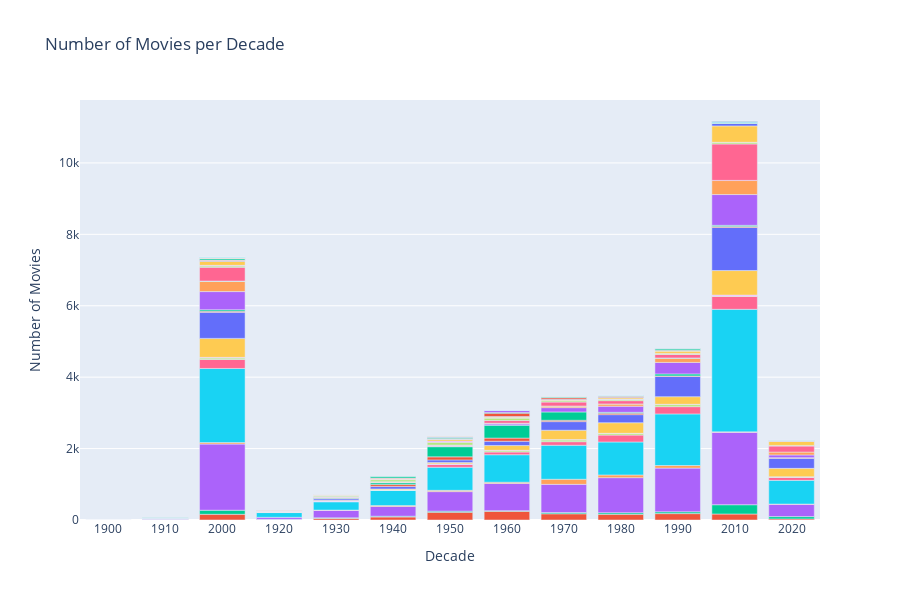

Notebook code cell kept with this figure:
### Code cell
fig = px.bar(movies_per_decade, x='decade', y='count', color='genre', labels={'count': 'Number of Movies'},title='Number of Movies by decade')
fig.update_layout(xaxis_title='Decade', yaxis_title='Number of Movies', xaxis=dict(type='category'),  # Use categorical x-axis for decades
showlegend=False, height=600)
fig.show()

### Figure 1 — Plotly figure (JSON) as saved in the notebook; plotly's stock layout.template omitted (floating-point values rounded to 4 significant figures)
{"data": [{"alignmentgroup": "True", "hovertemplate": "genre=Short Movie<br>decade=%{x}<br>Number of Movies=%{y}<extra></extra>", "legendgroup": "Short Movie", "marker": {"color": "#636efa", "pattern": {"shape": ""}}, "name": "Short Movie", "offsetgroup": "Short Movie", "orientation": "v", "showlegend": true, "textposition": "auto", "type": "bar", "x": [1900, 1910, 2000], "xaxis": "x", "y": [1, 3, 1], "yaxis": "y"}, {"alignmentgroup": "True", "hovertemplate": "genre=Adventure<br>decade=%{x}<br>Number of Movies=%{y}<extra></extra>", "legendgroup": "Adventure", "marker": {"color": "#EF553B", "pattern": {"shape": ""}}, "name": "Adventure", "offsetgroup": "Adventure", "orientation": "v", "showlegend": true, "textposition": "auto", "type": "bar", "x": [1910, 1920, 1930, 1940, 1950, 1960, 1970, 1980, 1990, 2000, 2010, 2020], "xaxis": "x", "y": [11, 16, 47, 85, 216, 242, 174, 159, 179, 159, 168, 31], "yaxis": "y"}, {"alignmentgroup": "True", "hovertemplate": "genre=Biography<br>decade=%{x}<br>Number of Movies=%{y}<extra></extra>", "legendgroup": "Biography", "marker": {"color": "#00cc96", "pattern": {"shape": ""}}, "name": "Biography", "offsetgroup": "Biography", "orientation": "v", "showlegend": true, "textposition": "auto", "type": "bar", "x": [1910, 1920, 1930, 1940, 1950, 1960, 1970, 1980, 1990, 2000, 2010, 2020], "xaxis": "x", "y": [1, 2, 13, 21, 32, 20, 35, 45, 51, 114, 260, 64], "yaxis": "y"}, {"alignmentgroup": "True", "hovertemplate": "genre=Comedy<br>decade=%{x}<br>Number of Movies=%{y}<extra></extra>", "legendgroup": "Comedy", "marker": {"color": "#ab63fa", "pattern": {"shape": ""}}, "name": "Comedy", "offsetgroup": "Comedy", "orientation": "v", "showlegend": true, "textposition": "auto", "type": "bar", "x": [1910, 1920, 1930, 1940, 1950, 1960, 1970, 1980, 1990, 2000, 2010, 2020], "xaxis": "x", "y": [13, 57, 210, 274, 547, 761, 789, 982, 1223, 1853, 2026, 349], "yaxis": "y"}, {"alignmentgroup": "True", "hovertemplate": "genre=Crime<br>decade=%{x}<br>Number of Movies=%{y}<extra></extra>", "legendgroup": "Crime", "marker": {"color": "#FFA15A", "pattern": {"shape": ""}}, "name": "Crime", "offsetgroup": "Crime", "orientation": "v", "showlegend": true, "textposition": "auto", "type": "bar", "x": [1910, 1930, 1940, 1950, 1960, 1970, 1980, 1990, 2000, 2010, 2020], "xaxis": "x", "y": [5, 8, 24, 36, 35, 143, 76, 73, 41, 14, 2], "yaxis": "y"}, {"alignmentgroup": "True", "hovertemplate": "genre=Drama<br>decade=%{x}<br>Number of Movies=%{y}<extra></extra>", "legendgroup": "Drama", "marker": {"color": "#19d3f3", "pattern": {"shape": ""}}, "name": "Drama", "offsetgroup": "Drama", "orientation": "v", "showlegend": true, "textposition": "auto", "type": "bar", "x": [1910, 1920, 1930, 1940, 1950, 1960, 1970, 1980, 1990, 2000, 2010, 2020], "xaxis": "x", "y": [25, 134, 232, 426, 646, 770, 952, 923, 1445, 2076, 3432, 664], "yaxis": "y"}, {"alignmentgroup": "True", "hovertemplate": "genre=Fantasy<br>decade=%{x}<br>Number of Movies=%{y}<extra></extra>", "legendgroup": "Fantasy", "marker": {"color": "#FF6692", "pattern": {"shape": ""}}, "name": "Fantasy", "offsetgroup": "Fantasy", "orientation": "v", "showlegend": true, "textposition": "auto", "type": "bar", "x": [1910, 1920, 1930, 1940, 1950, 1960, 1970, 1980, 1990, 2000, 2010, 2020], "xaxis": "x", "y": [1, 5, 9, 6, 76, 76, 100, 193, 203, 251, 366, 89], "yaxis": "y"}, {"alignmentgroup": "True", "hovertemplate": "genre=Grotesque<br>decade=%{x}<br>Number of Movies=%{y}<extra></extra>", "legendgroup": "Grotesque", "marker": {"color": "#B6E880", "pattern": {"shape": ""}}, "name": "Grotesque", "offsetgroup": "Grotesque", "orientation": "v", "showlegend": true, "textposition": "auto", "type": "bar", "x": [1910, 1930, 1940, 1950, 1960, 1970, 1980, 1990, 2000, 2010, 2020], "xaxis": "x", "y": [1, 2, 1, 3, 36, 50, 44, 58, 40, 7, 2], "yaxis": "y"}, {"alignmentgroup": "True", "hovertemplate": "genre=History<br>decade=%{x}<br>Number of Movies=%{y}<extra></extra>", "legendgroup": "History", "marker": {"color": "#FF97FF", "pattern": {"shape": ""}}, "name": "History", "offsetgroup": "History", "orientation": "v", "showlegend": true, "textposition": "auto", "type": "bar", "x": [1910, 1920, 1930, 1940, 1950, 1960, 1970, 1980, 1990, 2000, 2010, 2020], "xaxis": "x", "y": [2, 2, 8, 8, 17, 12, 9, 6, 9, 20, 26, 11], "yaxis": "y"}, {"alignmentgroup": "True", "hovertemplate": "genre=Horror<br>decade=%{x}<br>Number of Movies=%{y}<extra></extra>", "legendgroup": "Horror", "marker": {"color": "#FECB52", "pattern": {"shape": ""}}, "name": "Horror", "offsetgroup": "Horror", "orientation": "v", "showlegend": true, "textposition": "auto", "type": "bar", "x": [1910, 1920, 1930, 1940, 1950, 1960, 1970, 1980, 1990, 2000, 2010, 2020], "xaxis": "x", "y": [1, 10, 21, 25, 39, 133, 262, 296, 212, 531, 687, 234], "yaxis": "y"}, {"alignmentgroup": "True", "hovertemplate": "genre=Thriller<br>decade=%{x}<br>Number of Movies=%{y}<extra></extra>", "legendgroup": "Thriller", "marker": {"color": "#636efa", "pattern": {"shape": ""}}, "name": "Thriller", "offsetgroup": "Thriller", "orientation": "v", "showlegend": true, "textposition": "auto", "type": "bar", "x": [1910, 1920, 1930, 1940, 1950, 1960, 1970, 1980, 1990, 2000, 2010, 2020], "xaxis": "x", "y": [1, 4, 44, 67, 71, 121, 241, 227, 569, 729, 1207, 286], "yaxis": "y"}, {"alignmentgroup": "True", "hovertemplate": "genre=War<br>decade=%{x}<br>Number of Movies=%{y}<extra></extra>", "legendgroup": "War", "marker": {"color": "#EF553B", "pattern": {"shape": ""}}, "name": "War", "offsetgroup": "War", "orientation": "v", "showlegend": true, "textposition": "auto", "type": "bar", "x": [1910, 1920, 1930, 1940, 1950, 1960, 1970, 1980, 1990, 2000, 2010, 2020], "xaxis": "x", "y": [1, 2, 13, 54, 85, 88, 38, 39, 14, 30, 24, 9], "yaxis": "y"}, {"alignmentgroup": "True", "hovertemplate": "genre=Western<br>decade=%{x}<br>Number of Movies=%{y}<extra></extra>", "legendgroup": "Western", "marker": {"color": "#00cc96", "pattern": {"shape": ""}}, "name": "Western", "offsetgroup": "Western", "orientation": "v", "showlegend": true, "textposition": "auto", "type": "bar", "x": [1910, 1920, 1930, 1940, 1950, 1960, 1970, 1980, 1990, 2000, 2010, 2020], "xaxis": "x", "y": [3, 4, 25, 54, 285, 359, 233, 26, 55, 43, 35, 5], "yaxis": "y"}, {"alignmentgroup": "True", "hovertemplate": "genre=Action<br>decade=%{x}<br>Number of Movies=%{y}<extra></extra>", "legendgroup": "Action", "marker": {"color": "#ab63fa", "pattern": {"shape": ""}}, "name": "Action", "offsetgroup": "Action", "orientation": "v", "showlegend": true, "textposition": "auto", "type": "bar", "x": [1920, 1930, 1940, 1950, 1960, 1970, 1980, 1990, 2000, 2010, 2020], "xaxis": "x", "y": [1, 4, 3, 15, 36, 121, 170, 322, 509, 862, 76], "yaxis": "y"}, {"alignmentgroup": "True", "hovertemplate": "genre=Animation<br>decade=%{x}<br>Number of Movies=%{y}<extra></extra>", "legendgroup": "Animation", "marker": {"color": "#FFA15A", "pattern": {"shape": ""}}, "name": "Animation", "offsetgroup": "Animation", "orientation": "v", "showlegend": true, "textposition": "auto", "type": "bar", "x": [1920, 1930, 1940, 1950, 1960, 1970, 1980, 1990, 2000, 2010, 2020], "xaxis": "x", "y": [1, 4, 13, 8, 17, 44, 64, 117, 288, 393, 80], "yaxis": "y"}, {"alignmentgroup": "True", "hovertemplate": "genre=Biblical<br>decade=%{x}<br>Number of Movies=%{y}<extra></extra>", "legendgroup": "Biblical", "marker": {"color": "#19d3f3", "pattern": {"shape": ""}}, "name": "Biblical", "offsetgroup": "Biblical", "orientation": "v", "showlegend": true, "textposition": "auto", "type": "bar", "x": [1920, 1950, 1960, 1970, 1980, 1990, 2000, 2010], "xaxis": "x", "y": [2, 8, 5, 2, 1, 9, 7, 4], "yaxis": "y"}, {"alignmentgroup": "True", "hovertemplate": "genre=Documentary<br>decade=%{x}<br>Number of Movies=%{y}<extra></extra>", "legendgroup": "Documentary", "marker": {"color": "#FF6692", "pattern": {"shape": ""}}, "name": "Documentary", "offsetgroup": "Documentary", "orientation": "v", "showlegend": true, "textposition": "auto", "type": "bar", "x": [1920, 1930, 1940, 1950, 1960, 1970, 1980, 1990, 2000, 2010, 2020], "xaxis": "x", "y": [13, 10, 13, 13, 74, 110, 91, 98, 386, 1020, 169], "yaxis": "y"}, {"alignmentgroup": "True", "hovertemplate": "genre=Musical<br>decade=%{x}<br>Number of Movies=%{y}<extra></extra>", "legendgroup": "Musical", "marker": {"color": "#B6E880", "pattern": {"shape": ""}}, "name": "Musical", "offsetgroup": "Musical", "orientation": "v", "showlegend": true, "textposition": "auto", "type": "bar", "x": [1920, 1930, 1940, 1950, 1960, 1970, 1980, 1990, 2000, 2010, 2020], "xaxis": "x", "y": [2, 26, 55, 81, 70, 38, 39, 19, 36, 47, 18], "yaxis": "y"}, {"alignmentgroup": "True", "hovertemplate": "genre=Mélo<br>decade=%{x}<br>Number of Movies=%{y}<extra></extra>", "legendgroup": "Mélo", "marker": {"color": "#FF97FF", "pattern": {"shape": ""}}, "name": "Mélo", "offsetgroup": "Mélo", "orientation": "v", "showlegend": true, "textposition": "auto", "type": "bar", "x": [1920, 1930, 1940, 1950, 1960, 1970, 1980, 1990, 2000, 2010], "xaxis": "x", "y": [2, 10, 10, 34, 8, 4, 8, 10, 17, 1], "yaxis": "y"}, {"alignmentgroup": "True", "hovertemplate": "genre=Romantic<br>decade=%{x}<br>Number of Movies=%{y}<extra></extra>", "legendgroup": "Romantic", "marker": {"color": "#FECB52", "pattern": {"shape": ""}}, "name": "Romantic", "offsetgroup": "Romantic", "orientation": "v", "showlegend": true, "textposition": "auto", "type": "bar", "x": [1920, 1930, 1940, 1950, 1960, 1970, 1980, 1990, 2000, 2010, 2020], "xaxis": "x", "y": [3, 20, 23, 50, 20, 25, 37, 65, 114, 458, 117], "yaxis": "y"}, {"alignmentgroup": "True", "hovertemplate": "genre=Sperimental<br>decade=%{x}<br>Number of Movies=%{y}<extra></extra>", "legendgroup": "Sperimental", "marker": {"color": "#636efa", "pattern": {"shape": ""}}, "name": "Sperimental", "offsetgroup": "Sperimental", "orientation": "v", "showlegend": true, "textposition": "auto", "type": "bar", "x": [1920, 1930, 1940, 1950, 1960, 1970, 1980, 1990, 2000, 2010, 2020], "xaxis": "x", "y": [2, 2, 1, 3, 14, 15, 13, 7, 21, 67, 12], "yaxis": "y"}, {"alignmentgroup": "True", "hovertemplate": "genre=Spy<br>decade=%{x}<br>Number of Movies=%{y}<extra></extra>", "legendgroup": "Spy", "marker": {"color": "#EF553B", "pattern": {"shape": ""}}, "name": "Spy", "offsetgroup": "Spy", "orientation": "v", "showlegend": true, "textposition": "auto", "type": "bar", "x": [1920, 1930, 1940, 1950, 1960, 1970, 1980, 1990, 2000, 2010, 2020], "xaxis": "x", "y": [1, 4, 16, 19, 95, 41, 29, 16, 15, 1, 1], "yaxis": "y"}, {"alignmentgroup": "True", "hovertemplate": "genre=Noir<br>decade=%{x}<br>Number of Movies=%{y}<extra></extra>", "legendgroup": "Noir", "marker": {"color": "#00cc96", "pattern": {"shape": ""}}, "name": "Noir", "offsetgroup": "Noir", "orientation": "v", "showlegend": true, "textposition": "auto", "type": "bar", "x": [1930, 1940, 1950, 1960, 1970, 1980, 1990, 2000, 2010, 2020], "xaxis": "x", "y": [3, 45, 36, 22, 18, 11, 38, 39, 18, 3], "yaxis": "y"}, {"alignmentgroup": "True", "hovertemplate": "genre=Mythology<br>decade=%{x}<br>Number of Movies=%{y}<extra></extra>", "legendgroup": "Mythology", "marker": {"color": "#ab63fa", "pattern": {"shape": ""}}, "name": "Mythology", "offsetgroup": "Mythology", "orientation": "v", "showlegend": true, "textposition": "auto", "type": "bar", "x": [1940, 1950, 1960, 1980, 2000, 2010], "xaxis": "x", "y": [1, 7, 53, 1, 3, 1], "yaxis": "y"}, {"alignmentgroup": "True", "hovertemplate": "genre=Gangster<br>decade=%{x}<br>Number of Movies=%{y}<extra></extra>", "legendgroup": "Gangster", "marker": {"color": "#FFA15A", "pattern": {"shape": ""}}, "name": "Gangster", "offsetgroup": "Gangster", "orientation": "v", "showlegend": true, "textposition": "auto", "type": "bar", "x": [1950, 1960, 1970, 1980, 1990, 2000, 2010, 2020], "xaxis": "x", "y": [1, 3, 14, 3, 9, 14, 11, 1], "yaxis": "y"}, {"alignmentgroup": "True", "hovertemplate": "genre=Super-hero<br>decade=%{x}<br>Number of Movies=%{y}<extra></extra>", "legendgroup": "Super-hero", "marker": {"color": "#19d3f3", "pattern": {"shape": ""}}, "name": "Super-hero", "offsetgroup": "Super-hero", "orientation": "v", "showlegend": true, "textposition": "auto", "type": "bar", "x": [1960, 1970, 1980, 1990, 2000, 2010, 2020], "xaxis": "x", "y": [2, 3, 8, 6, 22, 35, 7], "yaxis": "y"}, {"alignmentgroup": "True", "hovertemplate": "genre=Sport<br>decade=%{x}<br>Number of Movies=%{y}<extra></extra>", "legendgroup": "Sport", "marker": {"color": "#FF6692", "pattern": {"shape": ""}}, "name": "Sport", "offsetgroup": "Sport", "orientation": "v", "showlegend": true, "textposition": "auto", "type": "bar", "x": [1980, 2000, 2010], "xaxis": "x", "y": [1, 2, 4], "yaxis": "y"}], "layout": {"barmode": "relative", "height": 600, "legend": {"title": {"text": "genre"}, "tracegroupgap": 0}, "showlegend": false, "title": {"text": "Number of Movies per Decade"}, "xaxis": {"anchor": "y", "domain": [0, 1], "title": {"text": "Decade"}, "type": "category"}, "yaxis": {"anchor": "x", "domain": [0, 1], "title": {"text": "Number of Movies"}}}}
